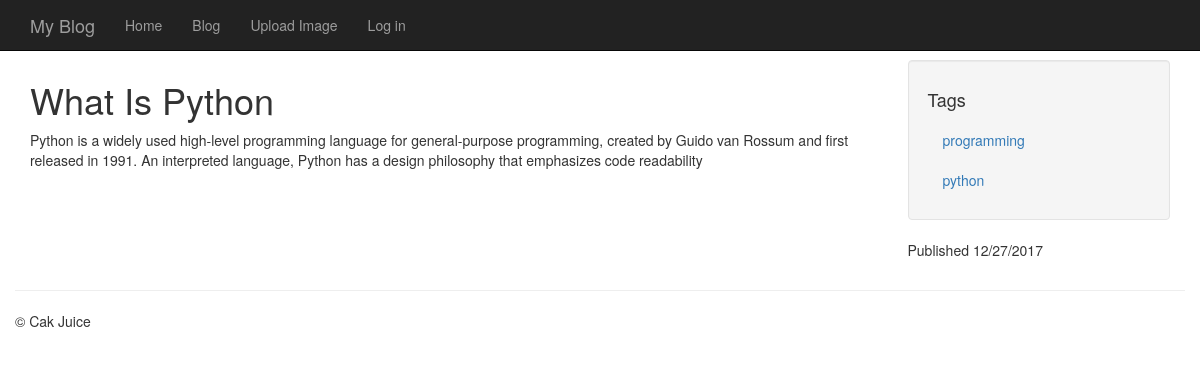
Before: /entries/what-is-python/ with the older database file.
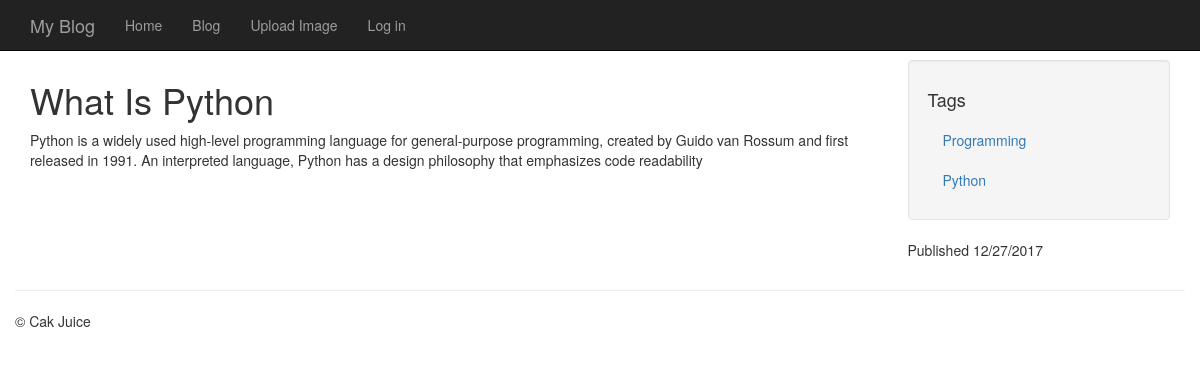
After: the same page with the newer database file.
### models.py (models this page shows, shortened)
class Tag(db.Model):
	id = db.Column(db.Integer, primary_key=True)
	name = db.Column(db.String(64))
	slug = db.Column(db.String(64), unique=True)

### entries/blueprint.py (the view)
@entries.route('/<slug>/')
def detail(slug):
	entry = get_entry_or_404(slug)
	return render_template('entries/detail.html', entry=entry)

### app.py (called while the page is built)
@app.before_request
def _before_request():
	g.user = current_user

### helpers.py (called while the page is built)
def get_entry_or_404(slug, author=None):
	query = Entry.query.filter(Entry.slug == slug)
	if author:
		query = query.filter(Entry.author == author)
	else:
		query = filter_status_by_user(query)
	return query.first_or_404()

def filter_status_by_user(query):
	if not g.user.is_authenticated:
		return query.filter(Entry.status == Entry.STATUS_PUBLIC)
	else:
		query = query.filter(
			(Entry.status == Entry.STATUS_PUBLIC) |
			((Entry.author == g.user) & (Entry.status != Entry.STATUS_DELETED)))
		return query

### templates/entries/detail.html (shortened to what this page needs)
{% extends 'base.html' %}
{% block content_title %}{{ entry.title }}{% endblock %}
{% block sidebar %}
	<ul class="well nav nav-list">
		<li><h4>Tags</h4></li>
		{% for tag in entry.tags %}
			<li><a href="{{ url_for('entries.tag_detail', slug=tag.slug) }}">{{ tag.name }}</a></li>
		{% endfor %}
	</ul>
	<p>Published {{ entry.created_timestamp.strftime('%m/%d/%Y') }}</p>
{% endblock %}
{% block content %}
	{{ entry.body }}
{% endblock %}

Changed rows visible on the page:
removed Tag: name "programming"
removed Tag: name "python"
now on this page (row unchanged): Tag: name "Programming"
now on this page (row unchanged): Tag: name "Python"
